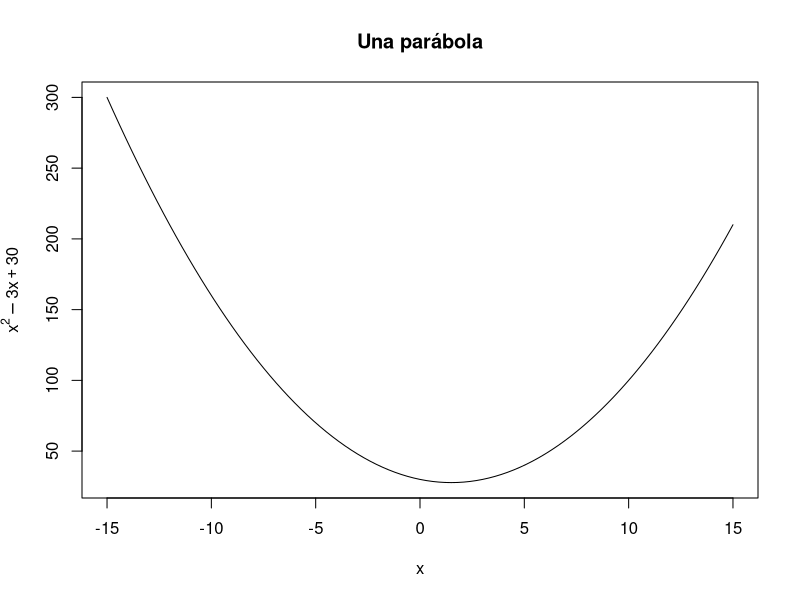
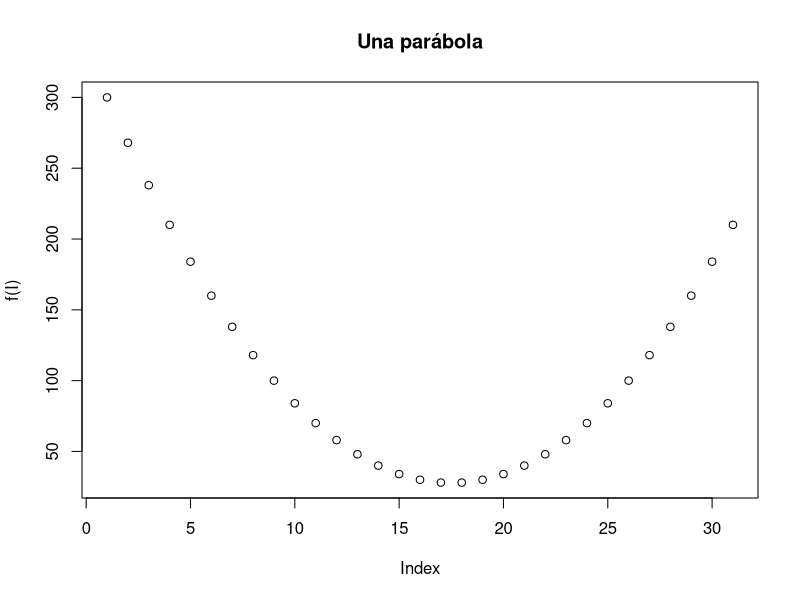
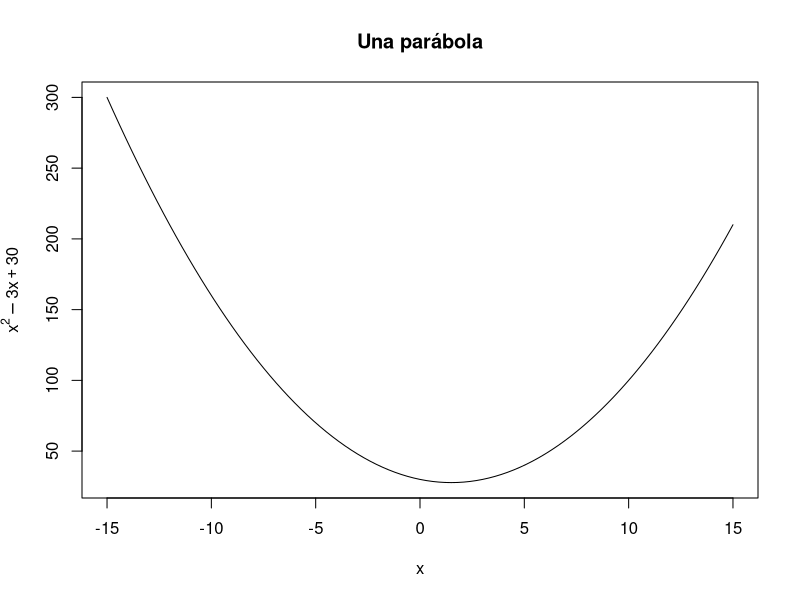
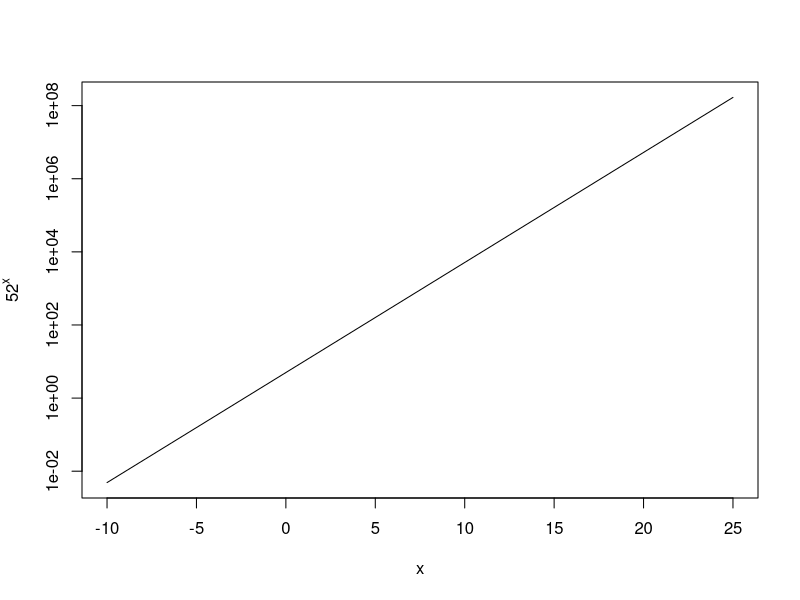
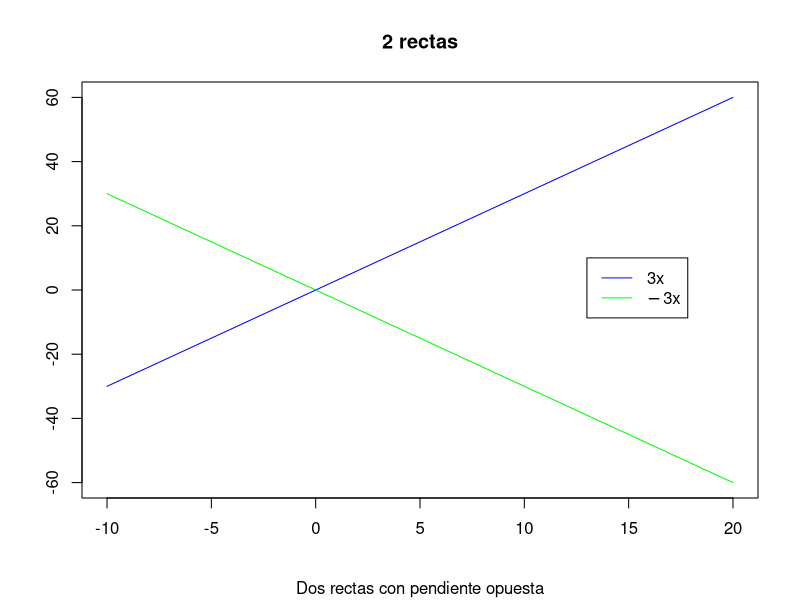
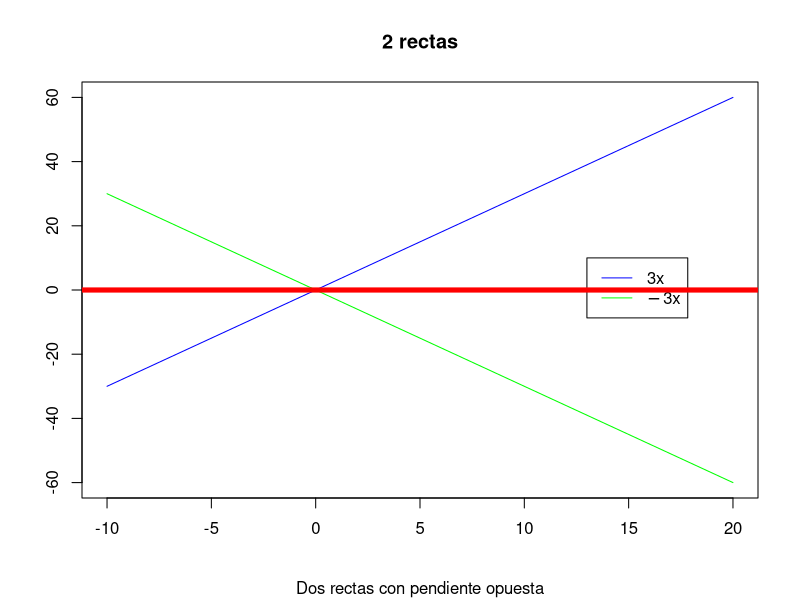
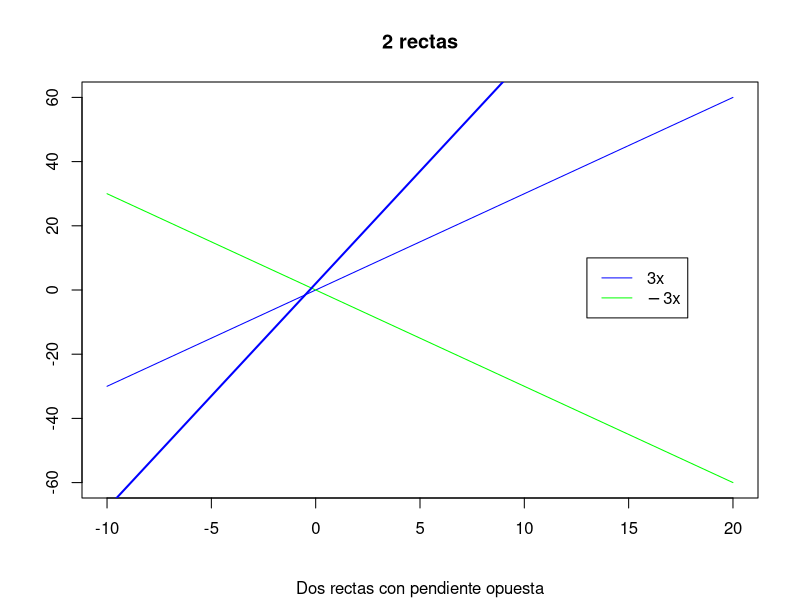

The R source for these figures, in order:
## ---- chunk 1
knitr::opts_chunk$set(echo = TRUE)
## ---- chunk 2

curve(x^2-3*x+30, xlim = c(-15,15), main = "Una parábola", xlab = expression(x), 
      ylab = expression(y=x^2-3*x+30))
## ---- chunk 3
f = function(x){x^2-3*x+30}
I = -15:15
plot(f(I), main = "Una parábola")
## ---- chunk 4
plot(f, xlim = c(-15,15), main = "Una parábola", xlab = expression(x), ylab = expression(x^2-3*x+30))
## ---- chunk 5
curve(5*2^x, xlim = c(-10, 25), xlab = NULL, ylab = expression(y=5*2^x), log = "y")
## ---- chunk 6
curve(3*x, xlim = c(-10, 20), ylim = c(-60, 60), ylab = "", xlab = "", col = "blue", main = "2 rectas", sub = "Dos rectas con pendiente opuesta")
curve(-3*x, ylab = NULL, xlab = NULL, add = TRUE, col = "green")
legend(13, 10, legend = c(expression(3*x), expression(-3*x)), col = c("blue", "green"), lty = c(1, 1))
## ---- chunk 7
curve(3*x, xlim = c(-10, 20), ylim = c(-60, 60), ylab = "", xlab = "", col = "blue", main = "2 rectas", sub = "Dos rectas con pendiente opuesta")
curve(-3*x, ylab = NULL, xlab = NULL, add = TRUE, col = "green")
legend(13, 10, legend = c(expression(3*x), expression(-3*x)), col = c("blue", "green"), lty = c(1, 1))
abline(h = 0, col = "red", lwd = 5)
## ---- chunk 8
curve(3*x, xlim = c(-10, 20), ylim = c(-60, 60), ylab = "", xlab = "", col = "blue", main = "2 rectas", sub = "Dos rectas con pendiente opuesta")
curve(-3*x, ylab = NULL, xlab = NULL, add = TRUE, col = "green")
legend(13, 10, legend = c(expression(3*x), expression(-3*x)), col = c("blue", "green"), lty = c(1, 1))
abline(2, 7, col="blue", lwd = 2)
